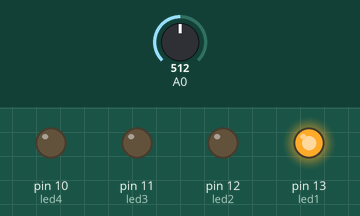
This sketch was run on a simulated Arduino Uno, built with avr-gcc and run on an emulated ATmega328P. On the bench: output pins drawn as LEDs (lit = HIGH). The test bench sets the inputs (shaded band); at power-on: A0 = 512. What the sketch prints to the serial monitor is not drawn.

Above: at 0.2 s.
At 0.7 s:
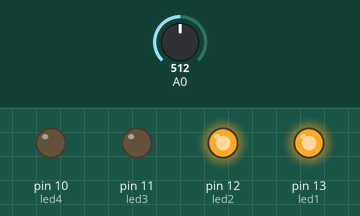
At 2.3 s:
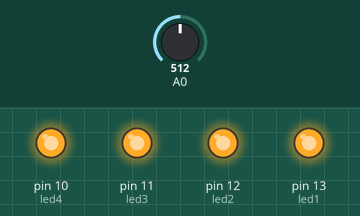
At 3.8 s:
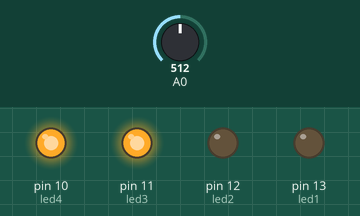
At 5.8 s:
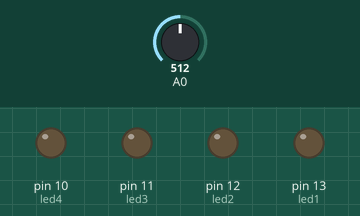
At 8.3 s:
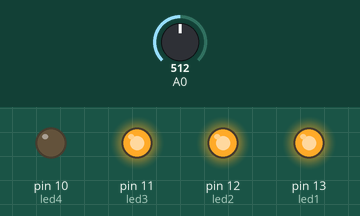
Timing chart, 0 to 9.2 s (numbered marks = the images above):
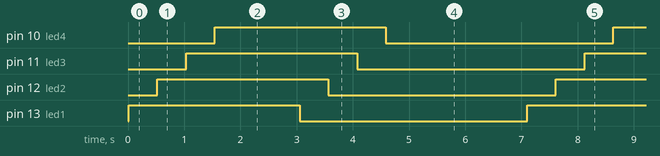

Measured:
- by itself, pin 10 (led4), pin 11 (led3), pin 12 (led2), pin 13 (led1): alternates HIGH for 3.0 s and LOW for 4.0 s
- by itself, everything shown: repeats every 7.1 s, in 8 steps

The sketch:

_tres.ino
```cpp
long valor;
#define led1 13
#define led2 12
#define led3 11
#define led4 10
int delay_bet_leds = 100;
int last_delay = 1000;
long last_value = 0;

void turn_leds(int mode){
  for(int i = 13; i > 9; i--){
    digitalWrite(i, mode);
    delay(delay_bet_leds);
  }
  delay(last_delay);
}

void setup() {
  Serial.begin(9600);
  Serial.println("Inicio de sketch - valores del potenciometro");
  pinMode(led1, OUTPUT);
  pinMode(led2, OUTPUT);
  pinMode(led3, OUTPUT);
  pinMode(led4, OUTPUT);

}

void loop() {
  // leemos del pin A0 valor
  valor = analogRead(A0);
  if(valor != last_value){
    Serial.print("El valor es = ");
    Serial.println(valor);
    delay_bet_leds = 1023 - valor;
    Serial.print("dbl = ");
    Serial.println(delay_bet_leds);
  }
  turn_leds(1);
  turn_leds(0);
  //Imprimimos por el monitor serie

  last_value = valor;
  delay(1000);
}
```
